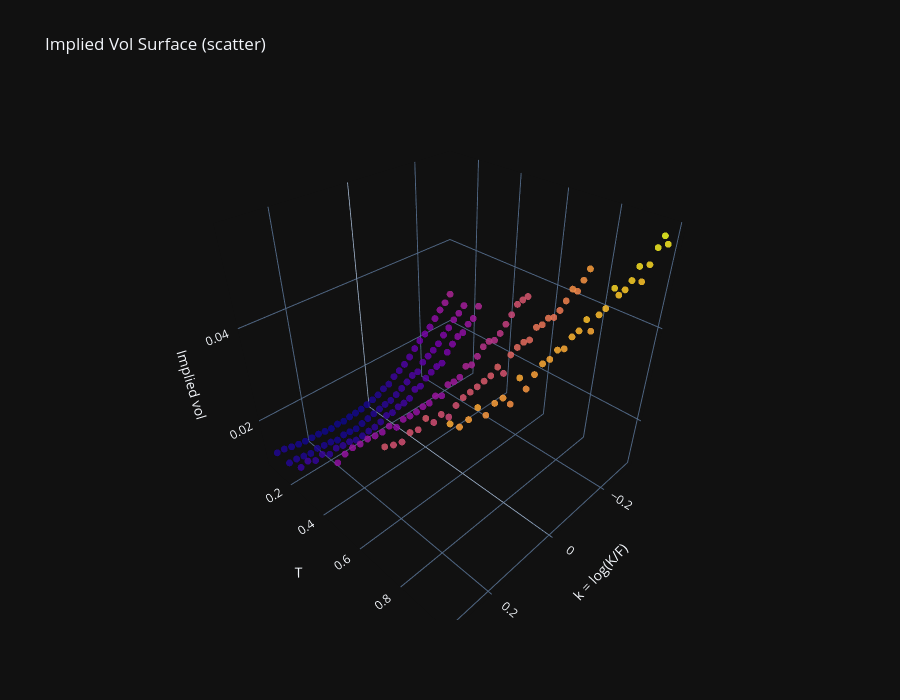

Write notebook code for a chart like this one.
### Code cell
fig = go.Figure(
    data=[
        go.Scatter3d(
            x=df["log_moneyness"],
            y=df["T"],
            z=df["w"],
            mode="markers",
            marker=dict(
                size=4,
                color=df["w"],
                colorscale="Plasma",
                opacity=0.85)
                )
                ]
)

fig.update_layout(
    title="Implied Vol Surface (scatter)",
    scene=dict(
        xaxis_title="k = log(K/F)",
        yaxis_title="T",
        zaxis_title="Implied vol"
    ),
    width=900,
    height=700,
)
fig.update_layout(template="plotly_dark")
fig.show()

### Figure 1 — Plotly figure (JSON) as saved in the notebook; plotly's stock layout.template omitted (floating-point values rounded to 4 significant figures; data arrays with more than 128 entries replaced by an {"elided": "..."} marker saying what was removed)
{"data": [{"marker": {"color": {"elided": "186 float values"}, "colorscale": [[0, "#0d0887"], [0.1111, "#46039f"], [0.2222, "#7201a8"], [0.3333, "#9c179e"], [0.4444, "#bd3786"], [0.5556, "#d8576b"], [0.6667, "#ed7953"], [0.7778, "#fb9f3a"], [0.8889, "#fdca26"], [1, "#f0f921"]], "opacity": 0.85, "size": 4}, "mode": "markers", "type": "scatter3d", "x": {"elided": "186 float values"}, "y": {"elided": "186 float values"}, "z": {"elided": "186 float values"}}], "layout": {"height": 700, "scene": {"xaxis": {"title": {"text": "k = log(K/F)"}}, "yaxis": {"title": {"text": "T"}}, "zaxis": {"title": {"text": "Implied vol"}}}, "title": {"text": "Implied Vol Surface (scatter)"}, "width": 900}}
